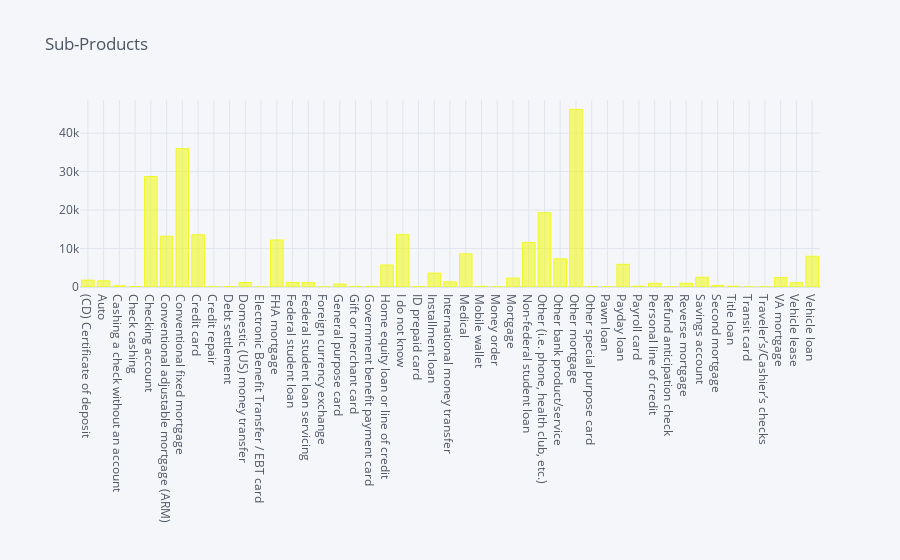

Notebook code for this chart:
### Code cell
fig = plt.figure(figsize=(6,4))
complaints1.groupby('Sub-product')['Sub-product'].count().iplot(kind='bar',title='Sub-Products',fontsize=2,color='#f0f921')
plt.tight_layout()

### Figure 1 — Plotly figure (JSON) as saved in the notebook; plotly's stock layout.template omitted (floating-point values rounded to 4 significant figures)
{"data": [{"marker": {"color": "rgba(240, 249, 33, 0.6)", "line": {"color": "rgba(240, 249, 33, 1.0)", "width": 1}}, "name": "Sub-product", "orientation": "v", "text": "", "type": "bar", "x": ["(CD) Certificate of deposit", "Auto", "Cashing a check without an account", "Check cashing", "Checking account", "Conventional adjustable mortgage (ARM)", "Conventional fixed mortgage", "Credit card", "Credit repair", "Debt settlement", "Domestic (US) money transfer", "Electronic Benefit Transfer / EBT card", "FHA mortgage", "Federal student loan", "Federal student loan servicing", "Foreign currency exchange", "General purpose card", "Gift or merchant card", "Government benefit payment card", "Home equity loan or line of credit", "I do not know", "ID prepaid card", "Installment loan", "International money transfer", "Medical", "Mobile wallet", "Money order", "Mortgage", "Non-federal student loan", "Other (i.e. phone, health club, etc.)", "Other bank product/service", "Other mortgage", "Other special purpose card", "Pawn loan", "Payday loan", "Payroll card", "Personal line of credit", "Refund anticipation check", "Reverse mortgage", "Savings account", "Second mortgage", "Title loan", "Transit card", "Traveler’s/Cashier’s checks", "VA mortgage", "Vehicle lease", "Vehicle loan"], "y": [1781, 1605, 308, 106, 28708, 13175, 35954, 13582, 35, 97, 1168, 4, 12221, 1174, 1112, 26, 770, 164, 151, 5724, 13601, 104, 3616, 1339, 8612, 173, 54, 2308, 11579, 19297, 7321, 46174, 74, 34, 5894, 216, 969, 35, 988, 2549, 382, 213, 15, 32, 2448, 1126, 8006]}], "layout": {"legend": {"bgcolor": "#F5F6F9", "font": {"color": "#4D5663"}}, "paper_bgcolor": "#F5F6F9", "plot_bgcolor": "#F5F6F9", "title": {"font": {"color": "#4D5663"}, "text": "Sub-Products"}, "xaxis": {"gridcolor": "#E1E5ED", "showgrid": true, "tickfont": {"color": "#4D5663"}, "title": {"font": {"color": "#4D5663"}, "text": ""}, "zerolinecolor": "#E1E5ED"}, "yaxis": {"gridcolor": "#E1E5ED", "showgrid": true, "tickfont": {"color": "#4D5663"}, "title": {"font": {"color": "#4D5663"}, "text": ""}, "zerolinecolor": "#E1E5ED"}}}
